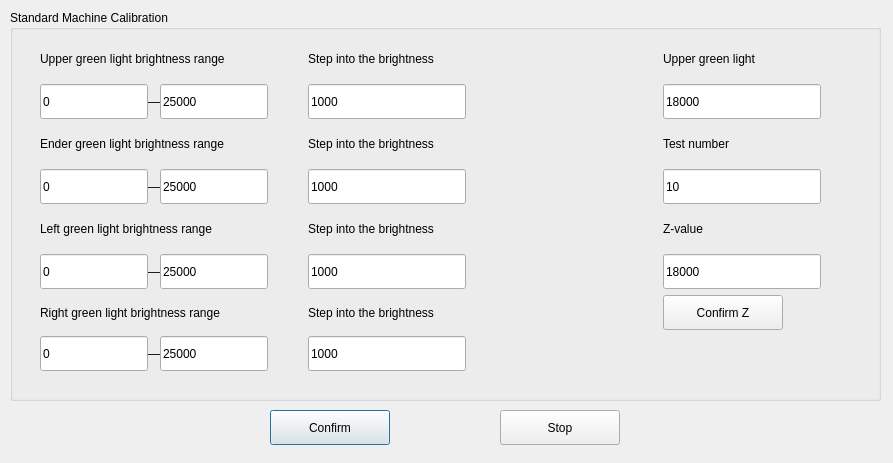
<?xml version="1.0" encoding="UTF-8"?>
<ui version="4.0">
 <class>StandardMachineCalibrateDialog</class>
 <widget class="QDialog" name="StandardMachineCalibrateDialog">
  <property name="geometry">
   <rect>
    <x>0</x>
    <y>0</y>
    <width>893</width>
    <height>463</height>
   </rect>
  </property>
  <property name="windowTitle">
   <string>Dialog</string>
  </property>
  <widget class="QPushButton" name="ConfirmButton">
   <property name="geometry">
    <rect>
     <x>270</x>
     <y>410</y>
     <width>120</width>
     <height>35</height>
    </rect>
   </property>
   <property name="maximumSize">
    <size>
     <width>120</width>
     <height>35</height>
    </size>
   </property>
   <property name="text">
    <string>Confirm</string>
   </property>
  </widget>
  <widget class="QPushButton" name="StopButton">
   <property name="geometry">
    <rect>
     <x>500</x>
     <y>410</y>
     <width>120</width>
     <height>35</height>
    </rect>
   </property>
   <property name="maximumSize">
    <size>
     <width>120</width>
     <height>35</height>
    </size>
   </property>
   <property name="text">
    <string>Stop</string>
   </property>
  </widget>
  <widget class="QGroupBox" name="groupBox">
   <property name="geometry">
    <rect>
     <x>10</x>
     <y>10</y>
     <width>871</width>
     <height>391</height>
    </rect>
   </property>
   <property name="title">
    <string>Standard Machine Calibration    </string>
   </property>
   <widget class="QWidget" name="gridLayoutWidget">
    <property name="geometry">
     <rect>
      <x>20</x>
      <y>30</y>
      <width>831</width>
      <height>341</height>
     </rect>
    </property>
    <layout class="QGridLayout" name="gridLayout">
     <property name="leftMargin">
      <number>10</number>
     </property>
     <property name="topMargin">
      <number>0</number>
     </property>
     <property name="rightMargin">
      <number>40</number>
     </property>
     <property name="bottomMargin">
      <number>10</number>
     </property>
     <property name="horizontalSpacing">
      <number>40</number>
     </property>
     <item row="0" column="1">
      <widget class="QLabel" name="upperLabel3">
       <property name="minimumSize">
        <size>
         <width>100</width>
         <height>35</height>
        </size>
       </property>
       <property name="text">
        <string>Step into the brightness</string>
       </property>
      </widget>
     </item>
     <item row="2" column="3">
      <widget class="QLabel" name="testCountLabel">
       <property name="minimumSize">
        <size>
         <width>100</width>
         <height>35</height>
        </size>
       </property>
       <property name="text">
        <string>Test number</string>
       </property>
      </widget>
     </item>
     <item row="7" column="1">
      <widget class="QLineEdit" name="rightAdditionStepLineEdit">
       <property name="minimumSize">
        <size>
         <width>80</width>
         <height>35</height>
        </size>
       </property>
       <property name="text">
        <string>1000</string>
       </property>
       <property name="readOnly">
        <bool>true</bool>
       </property>
      </widget>
     </item>
     <item row="4" column="0">
      <widget class="QLabel" name="leftLabel1">
       <property name="minimumSize">
        <size>
         <width>100</width>
         <height>35</height>
        </size>
       </property>
       <property name="text">
        <string>Left green light brightness range</string>
       </property>
      </widget>
     </item>
     <item row="3" column="3">
      <widget class="QLineEdit" name="testCountLineEdit">
       <property name="minimumSize">
        <size>
         <width>80</width>
         <height>35</height>
        </size>
       </property>
       <property name="text">
        <string>10</string>
       </property>
       <property name="readOnly">
        <bool>true</bool>
       </property>
      </widget>
     </item>
     <item row="6" column="0">
      <widget class="QLabel" name="rightLabel1">
       <property name="minimumSize">
        <size>
         <width>100</width>
         <height>35</height>
        </size>
       </property>
       <property name="text">
        <string>Right green light brightness range</string>
       </property>
      </widget>
     </item>
     <item row="3" column="1">
      <widget class="QLineEdit" name="downAdditionStepLineEdit">
       <property name="minimumSize">
        <size>
         <width>80</width>
         <height>35</height>
        </size>
       </property>
       <property name="text">
        <string>1000</string>
       </property>
       <property name="readOnly">
        <bool>true</bool>
       </property>
      </widget>
     </item>
     <item row="0" column="0">
      <widget class="QLabel" name="upperLabel1">
       <property name="minimumSize">
        <size>
         <width>100</width>
         <height>35</height>
        </size>
       </property>
       <property name="text">
        <string>Upper green light brightness range</string>
       </property>
      </widget>
     </item>
     <item row="1" column="2">
      <spacer name="horizontalSpacer">
       <property name="orientation">
        <enum>Qt::Horizontal</enum>
       </property>
       <property name="sizeHint" stdset="0">
        <size>
         <width>40</width>
         <height>20</height>
        </size>
       </property>
      </spacer>
     </item>
     <item row="1" column="1">
      <widget class="QLineEdit" name="upperAdditionStepLineEdit">
       <property name="minimumSize">
        <size>
         <width>80</width>
         <height>35</height>
        </size>
       </property>
       <property name="text">
        <string>1000</string>
       </property>
       <property name="readOnly">
        <bool>true</bool>
       </property>
      </widget>
     </item>
     <item row="0" column="3">
      <widget class="QLabel" name="upperLabel1_2">
       <property name="minimumSize">
        <size>
         <width>100</width>
         <height>35</height>
        </size>
       </property>
       <property name="text">
        <string>Upper green light</string>
       </property>
      </widget>
     </item>
     <item row="6" column="1">
      <widget class="QLabel" name="rightLabel3">
       <property name="minimumSize">
        <size>
         <width>100</width>
         <height>35</height>
        </size>
       </property>
       <property name="text">
        <string>Step into the brightness</string>
       </property>
      </widget>
     </item>
     <item row="2" column="1">
      <widget class="QLabel" name="downLabel3">
       <property name="minimumSize">
        <size>
         <width>100</width>
         <height>35</height>
        </size>
       </property>
       <property name="text">
        <string>Step into the brightness</string>
       </property>
      </widget>
     </item>
     <item row="1" column="3">
      <widget class="QLineEdit" name="testLightLineEdit">
       <property name="minimumSize">
        <size>
         <width>80</width>
         <height>35</height>
        </size>
       </property>
       <property name="text">
        <string>18000</string>
       </property>
       <property name="readOnly">
        <bool>false</bool>
       </property>
      </widget>
     </item>
     <item row="2" column="0">
      <widget class="QLabel" name="downLabel1">
       <property name="minimumSize">
        <size>
         <width>100</width>
         <height>35</height>
        </size>
       </property>
       <property name="text">
        <string>Ender green light brightness range</string>
       </property>
      </widget>
     </item>
     <item row="5" column="1">
      <widget class="QLineEdit" name="leftAdditionStepLineEdit">
       <property name="minimumSize">
        <size>
         <width>80</width>
         <height>35</height>
        </size>
       </property>
       <property name="text">
        <string>1000</string>
       </property>
       <property name="readOnly">
        <bool>true</bool>
       </property>
      </widget>
     </item>
     <item row="5" column="3">
      <widget class="QLineEdit" name="ZValuetLineEdit">
       <property name="minimumSize">
        <size>
         <width>80</width>
         <height>35</height>
        </size>
       </property>
       <property name="text">
        <string>18000</string>
       </property>
       <property name="readOnly">
        <bool>false</bool>
       </property>
      </widget>
     </item>
     <item row="4" column="1">
      <widget class="QLabel" name="leftLabel3">
       <property name="minimumSize">
        <size>
         <width>100</width>
         <height>35</height>
        </size>
       </property>
       <property name="text">
        <string>Step into the brightness</string>
       </property>
      </widget>
     </item>
     <item row="4" column="3">
      <widget class="QLabel" name="upperLabel1_3">
       <property name="minimumSize">
        <size>
         <width>100</width>
         <height>35</height>
        </size>
       </property>
       <property name="text">
        <string>Z-value</string>
       </property>
      </widget>
     </item>
     <item row="1" column="0">
      <layout class="QHBoxLayout" name="horizontalLayout">
       <item>
        <widget class="QLineEdit" name="upperLightLowlineEdit">
         <property name="minimumSize">
          <size>
           <width>80</width>
           <height>35</height>
          </size>
         </property>
         <property name="text">
          <string>0</string>
         </property>
         <property name="readOnly">
          <bool>true</bool>
         </property>
        </widget>
       </item>
       <item>
        <widget class="QLabel" name="upperLabel2">
         <property name="text">
          <string>—</string>
         </property>
        </widget>
       </item>
       <item>
        <widget class="QLineEdit" name="upperLightHighlineEdit">
         <property name="minimumSize">
          <size>
           <width>80</width>
           <height>35</height>
          </size>
         </property>
         <property name="text">
          <string>25000</string>
         </property>
         <property name="readOnly">
          <bool>true</bool>
         </property>
        </widget>
       </item>
      </layout>
     </item>
     <item row="5" column="0">
      <layout class="QHBoxLayout" name="horizontalLayout_4">
       <item>
        <widget class="QLineEdit" name="rightLightLowlineEdit">
         <property name="minimumSize">
          <size>
           <width>80</width>
           <height>35</height>
          </size>
         </property>
         <property name="text">
          <string>0</string>
         </property>
         <property name="readOnly">
          <bool>true</bool>
         </property>
        </widget>
       </item>
       <item>
        <widget class="QLabel" name="rightLabel2">
         <property name="text">
          <string>—</string>
         </property>
        </widget>
       </item>
       <item>
        <widget class="QLineEdit" name="rightLightHighlineEdit">
         <property name="minimumSize">
          <size>
           <width>80</width>
           <height>35</height>
          </size>
         </property>
         <property name="text">
          <string>25000</string>
         </property>
         <property name="readOnly">
          <bool>true</bool>
         </property>
        </widget>
       </item>
      </layout>
     </item>
     <item row="3" column="0">
      <layout class="QHBoxLayout" name="horizontalLayout_2">
       <item>
        <widget class="QLineEdit" name="downLightLowlineEdit">
         <property name="minimumSize">
          <size>
           <width>80</width>
           <height>35</height>
          </size>
         </property>
         <property name="text">
          <string>0</string>
         </property>
         <property name="readOnly">
          <bool>true</bool>
         </property>
        </widget>
       </item>
       <item>
        <widget class="QLabel" name="downLabel2">
         <property name="text">
          <string>—</string>
         </property>
        </widget>
       </item>
       <item>
        <widget class="QLineEdit" name="downLightHighlineEdit">
         <property name="minimumSize">
          <size>
           <width>80</width>
           <height>35</height>
          </size>
         </property>
         <property name="text">
          <string>25000</string>
         </property>
         <property name="readOnly">
          <bool>true</bool>
         </property>
        </widget>
       </item>
      </layout>
     </item>
     <item row="7" column="0">
      <layout class="QHBoxLayout" name="horizontalLayout_3">
       <item>
        <widget class="QLineEdit" name="leftLightLowlineEdit">
         <property name="minimumSize">
          <size>
           <width>80</width>
           <height>35</height>
          </size>
         </property>
         <property name="text">
          <string>0</string>
         </property>
         <property name="readOnly">
          <bool>true</bool>
         </property>
        </widget>
       </item>
       <item>
        <widget class="QLabel" name="leftLabel2">
         <property name="text">
          <string>—</string>
         </property>
        </widget>
       </item>
       <item>
        <widget class="QLineEdit" name="leftLightHighlineEdit">
         <property name="minimumSize">
          <size>
           <width>80</width>
           <height>35</height>
          </size>
         </property>
         <property name="text">
          <string>25000</string>
         </property>
         <property name="readOnly">
          <bool>true</bool>
         </property>
        </widget>
       </item>
      </layout>
     </item>
     <item row="6" column="3">
      <widget class="QPushButton" name="ConfirmButton_2">
       <property name="maximumSize">
        <size>
         <width>120</width>
         <height>35</height>
        </size>
       </property>
       <property name="text">
        <string>Confirm Z</string>
       </property>
      </widget>
     </item>
    </layout>
   </widget>
  </widget>
 </widget>
 <resources/>
 <connections/>
</ui>
